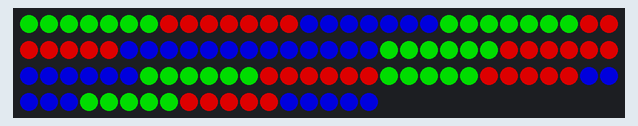
Recording of a sketch running on a simulated Arduino Uno, built with avr-gcc and run on an emulated ATmega328P. Parts: 108 RGB LEDs in strip order, left to right, continuing on the next row. Dim RGB values are drawn brighter than linear; what the sketch prints to the serial monitor is not drawn.

Above: at 0.3 s.

The sketch:

strandtest2.ino
```cpp
#include <Adafruit_NeoPixel.h>

#define PIN 6

Adafruit_NeoPixel strip = Adafruit_NeoPixel(108, PIN, NEO_GRB + NEO_KHZ800);

uint32_t bigEdges[] = {0, 6, 7, 13, 14, 20, 21, 27, 28, 34, 35, 41};
uint32_t middleEdges[] = {42, 47, 48, 53, 54, 59, 60, 65, 66, 71, 72, 77};
uint32_t smallEdges[] = {78, 82, 83, 87, 88, 92, 93, 97, 98, 102, 103, 107};

uint32_t segment1[] = {0,1,2,3,4,5,6,21,22,23,24,25,26,27,48,49,50,51,52,53,66,67,68,69,70,71,78,79,80,81,82,93,94,95,96,97};
uint32_t segment2[] = {7,8,9,10,11,12,13,28,29,30,31,32,33,34,72,73,74,75,76,77,54,55,56,57,58,59,98,99,100,101,102,83,84,85,86,87};
uint32_t segment3[] = {14,15,16,17,18,19,20,35,36,37,38,39,40,41,42,43,44,45,46,47,60,61,62,63,64,65,103,104,105,106,107,88,89,90,91,92};

void setup() {
  // put your setup code here, to run once:
  strip.begin();
  strip.show();
  Serial.begin(9600);
}

void loop() {
  //strip.setPixelColor(0,0);
  fillsegments();
  //strip.show();
  delay(1);
}
void fillCorners() {
  for (uint16_t i = 0; i < sizeof(bigEdges)/sizeof(uint32_t); i++) {
    Serial.println(i);
    strip.setPixelColor(bigEdges[i], strip.Color(0,150,0));
    strip.setPixelColor(middleEdges[i], strip.Color(150,0,0));
    strip.setPixelColor(smallEdges[i], strip.Color(0,0,150));
    strip.show();
    delay(1);
  }
}

void fillsegments() {
  for (uint16_t i = 0; i < sizeof(segment1)/sizeof(uint32_t); i++) {
    Serial.println(i);
    strip.setPixelColor(segment1[i], strip.Color(0,150,0));
    strip.setPixelColor(segment2[i], strip.Color(150,0,0));
    strip.setPixelColor(segment3[i], strip.Color(0,0,150));
    strip.show();
    delay(1);
  }
}
```
